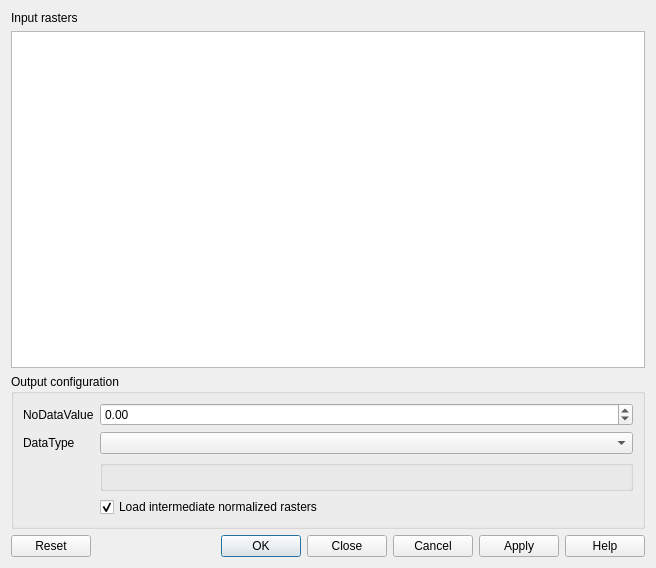
<?xml version="1.0" encoding="UTF-8"?>
<ui version="4.0">
 <class>MarraquetaDialogBase</class>
 <widget class="QDialog" name="MarraquetaDialogBase">
  <property name="geometry">
   <rect>
    <x>0</x>
    <y>0</y>
    <width>656</width>
    <height>568</height>
   </rect>
  </property>
  <property name="windowTitle">
   <string>Pan Europeo</string>
  </property>
  <layout class="QVBoxLayout" name="mainLayout">
   <item>
    <widget class="QLabel" name="label_in">
     <property name="text">
      <string>Input rasters</string>
     </property>
    </widget>
   </item>
   <item>
    <widget class="QTreeView" name="tree">
     <property name="sizePolicy">
      <sizepolicy hsizetype="Expanding" vsizetype="Expanding">
       <horstretch>0</horstretch>
       <verstretch>0</verstretch>
      </sizepolicy>
     </property>
    </widget>
   </item>
   <item>
    <widget class="QgsCollapsibleGroupBox" name="mGroupBox">
     <property name="title">
      <string>Output configuration</string>
     </property>
     <layout class="QFormLayout" name="formLayout">
      <item row="0" column="0">
       <widget class="QLabel" name="label">
        <property name="text">
         <string>NoDataValue</string>
        </property>
       </widget>
      </item>
      <item row="0" column="1">
       <widget class="QDoubleSpinBox" name="doubleSpinBox_no_data">
        <property name="minimum">
         <double>-9999999999999.000000000000000</double>
        </property>
        <property name="maximum">
         <double>9999999999999.000000000000000</double>
        </property>
       </widget>
      </item>
      <item row="1" column="0">
       <widget class="QLabel" name="label_2">
        <property name="text">
         <string>DataType</string>
        </property>
       </widget>
      </item>
      <item row="1" column="1">
       <widget class="QComboBox" name="comboBox_rtype">
        <property name="currentText">
         <string/>
        </property>
        <property name="placeholderText">
         <string>Not set</string>
        </property>
       </widget>
      </item>
      <item row="3" column="1">
       <widget class="QgsExtentGroupBox" name="mExtentGroupBox">
        <property name="collapsed">
         <bool>true</bool>
        </property>
       </widget>
      </item>
      <item row="4" column="1">
       <widget class="QCheckBox" name="checkBox_load_normalized">
        <property name="text">
         <string>Load intermediate normalized rasters</string>
        </property>
        <property name="checked">
         <bool>true</bool>
        </property>
       </widget>
      </item>
     </layout>
    </widget>
   </item>
   <item>
    <widget class="QDialogButtonBox" name="button_box">
     <property name="standardButtons">
      <set>QDialogButtonBox::Apply|QDialogButtonBox::Cancel|QDialogButtonBox::Close|QDialogButtonBox::Help|QDialogButtonBox::Ok|QDialogButtonBox::Reset</set>
     </property>
    </widget>
   </item>
  </layout>
 </widget>
 <customwidgets>
  <customwidget>
   <class>QgsCollapsibleGroupBox</class>
   <extends>QGroupBox</extends>
   <header>qgscollapsiblegroupbox.h</header>
   <container>1</container>
  </customwidget>
  <customwidget>
   <class>QgsExtentGroupBox</class>
   <extends>QgsCollapsibleGroupBox</extends>
   <header>qgsextentgroupbox.h</header>
   <container>1</container>
  </customwidget>
 </customwidgets>
 <resources/>
 <connections/>
</ui>
